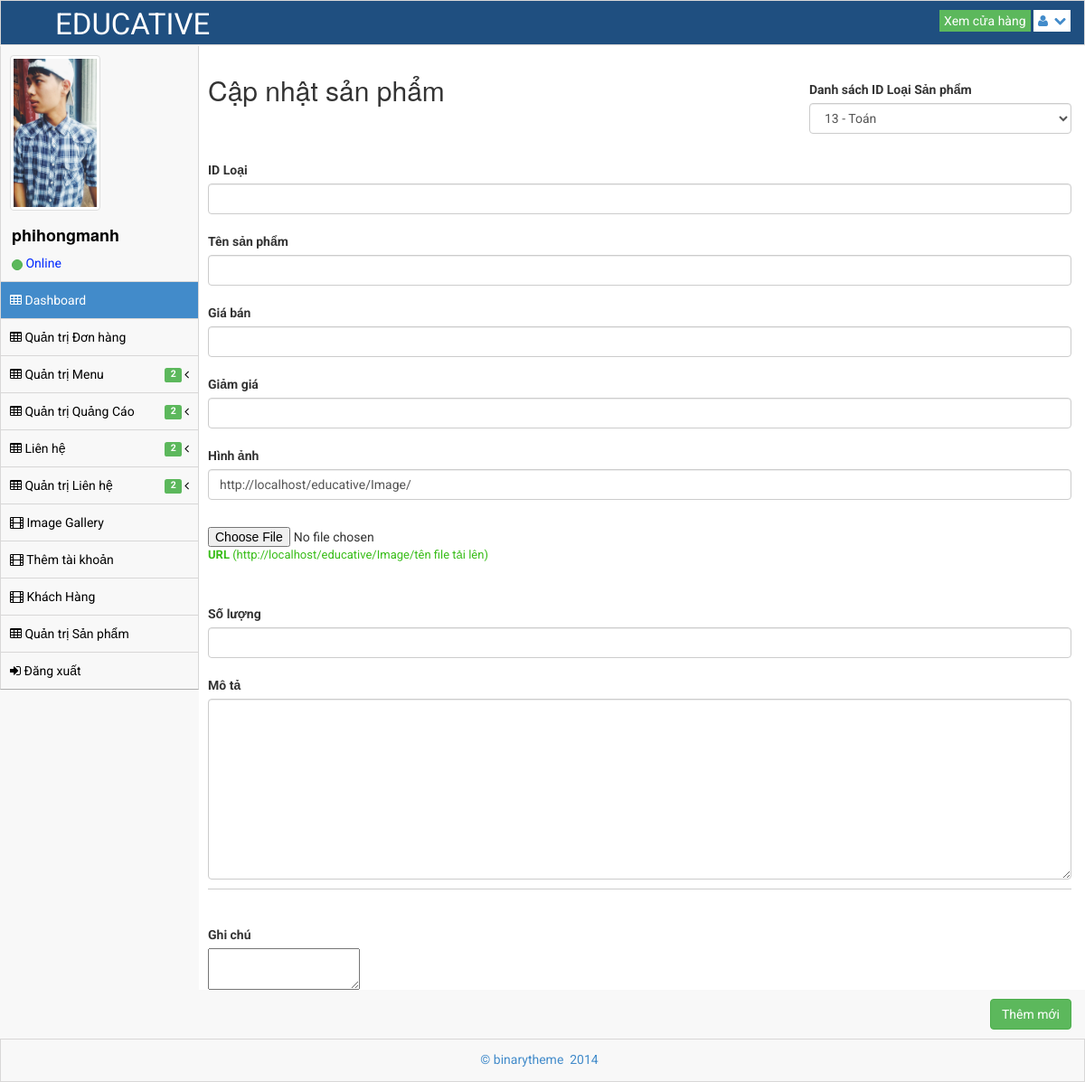
The page /admin/add-product.php (signed in) on the database its author committed.
### tables this page shows
CREATE TABLE `register` (
  `iid_register` int(64) NOT NULL,
  `vuser` varchar(128) NOT NULL,
  `vpass` varchar(128) NOT NULL,
  `vname` varchar(128) NOT NULL,
  `vmail` varchar(128) NOT NULL,
  `vava` varchar(128) NOT NULL,
  `vlever` varchar(128) NOT NULL
);

### admin/add-product.php (the view, shortened to what this page needs)
<!DOCTYPE html>
<html lang="en">
<head>
    <link rel="stylesheet" href="assets/plugins/bootstrap/css/bootstrap.css"/>
    <link rel="stylesheet" href="assets/css/main.css"/>
    <link rel="stylesheet" href="assets/css/theme.css"/>
    <link rel="stylesheet" href="assets/css/MoneAdmin.css"/>
    <link rel="stylesheet" href="assets/plugins/Font-Awesome/css/font-awesome.css"/>
    <link rel="stylesheet" href="assets/plugins/Font-Awesome/css/font-awesome.css"/>
    <link rel="stylesheet" href="assets/plugins/wysihtml5/dist/bootstrap-wysihtml5-0.0.2.css"/>
    <link rel="stylesheet" href="assets/css/Markdown.Editor.hack.css"/>
    <link rel="stylesheet" href="assets/plugins/CLEditor1_4_3/jquery.cleditor.css"/>
    <link rel="stylesheet" href="assets/css/jquery.cleditor-hack.css"/>
    <link rel="stylesheet" href="assets/css/bootstrap-wysihtml5-hack.css"/>
</head>
<body class="padTop53 ">
<div id="wrap">
    <?php include('header.php') ?>
    <?php include('sidebar.php') ?>
    <div id="content">
        <form name="form" action="add-product.php" method="post" enctype="multipart/form-data">
            <div class="inner">
                <div class="row">
                    <div class="col-lg-12">
                        <h2 class="add-h2">Cập nhật sản phẩm</h2>
                        <div class="form-group addform-group" style="float: right;    clear: none;">
                            <label class="control-label ">Danh sách ID Loại Sản phẩm</label>
                            <div class="">
                                <select  data-placeholder="Xem ID Loại" class="form-control chzn-select" tabindex="2">
                                    <?php
                                    include('../host.php');
                                    mysqli_set_charset($connect, "utf8");
                                    $sql_tdtest = mysqli_query($connect, "SELECT * FROM menu");
                                    while ($rowtest = mysqli_fetch_array($sql_tdtest)) {
                                        echo " <option value='#'> ".$rowtest['iid_menu'].' - '.$rowtest['vname']."</option>";
                                    }
                                    ?>
                                </select>
                            </div>
                        </div>
                    </div>
                </div>
                <label class="label-product">ID Loại</label>
                <input class="abc-form form-control animated slideInRight" value=""
                       type="text" name="add_idloai" autofocus="">
                <label class="label-product">Tên sản phẩm</label>
                <input class="abc-form form-control animated slideInRight" value=""
                       type="text" name="add_name">
                <label class="label-product">Giá bán</label>
                <input class="abc-form form-control animated slideInRight"
                       value="" type="text" name="add_giaban">
                <label class="label-product">Giảm giá</label>
                <input class="abc-form form-control animated slideInRight"
                       value="" type="text" name="add_giamgia">
                <label class="label-product">Hình ảnh</label>
                <input class="abc-form form-control animated slideInRight" value="http://localhost/educative/Image/"
                       type="text" name="add_hinhanh">
                <br>
                 <div class="form-group">
                    <input name="file" type="file" />
                     <span><B>URL </B> (http://localhost/educative/Image/tên file tải lên)</span>
                </div>
                <label class="label-product">Số lượng</label>
                <input class="abc-form form-control animated slideInRight" value=""
                       type="text" name="add_soluong">
                <label class="label-product">Mô tả</label>
                <div id="sample">
                    <textarea class="form-control area3" name="area3" style="width: 300px; height: 100px;">
                    </textarea>
                </div>
                <hr/>
                <label class="label-product">Ghi chú</label>
                <div class="adjoined-bottom">
                    <div class="grid-container">
                        <div class="grid-width-100">
                            <textarea name="ghichu_save" id="editor">
                            </textarea>
                        </div>
                    </div>
                </div>
            </div>
            <button type="submit" class="btn btn-success sb-save" name="submit-add">Thêm mới</button>
        </form>
    </div>
</div>
<div id="footer">
    <p>&copy; binarytheme &nbsp;2014 &nbsp;</p>
</div>
</body>
</html>

### admin/sidebar.php (shortened to what this page needs)
<div id="left" >
    <div class="media user-media well-small">
        <a class="user-link" href="#">
            <img class="media-object img-thumbnail user-img" alt="User Picture" src="<?php
            include('../host.php');
            mysqli_set_charset($connect, "utf8");
            $sql_td = mysqli_query($connect, 'select * from register where vuser="'.$_SESSION['vuser'].'"' );
            while ($row = mysqli_fetch_array($sql_td)) {
                echo $row['vava'];
            }
            ?>" />
        </a>
        <br />
        <div class="media-body">
            <h5 class="media-heading"><?php
                include('../host.php');
                mysqli_set_charset($connect, "utf8");
                $sql_td = mysqli_query($connect, 'select * from register where vuser="'.$_SESSION['vuser'].'"' );
                while ($row = mysqli_fetch_array($sql_td)) {
                    echo $row['vuser'];
                }
                ?></h5>
            <ul class="list-unstyled user-info">
                <li>
                    <a class="btn btn-success btn-xs btn-circle" style="width: 10px;height: 12px;"></a> Online
                </li>
            </ul>
        </div>
        <br />
    </div>
    <ul id="menu" class="collapse">
        <?php
            if(isset($_SESSION['vuser']) && $_SESSION['vlever']==1 ){
                echo '<li class="panel active">
            <a href="index.php" >
                <i class="icon-table"></i> Dashboard
            </a>
        </li>
        <li><a href="cart-list.php"><i class="icon-table"></i> Quản trị Đơn hàng</a></li>
        <li class="panel ">
            <a href="#" data-parent="#menu" data-toggle="collapse" class="accordion-toggle collapsed" data-target="#form-nav">
                <i class="icon-table"></i> Quản trị Menu
                        <span class="pull-right">
                            <i class="icon-angle-left"></i>
                        </span>
                &nbsp; <span class="label label-success">2</span>&nbsp;
            </a>
        </li>
        <li class="panel ">
            <a href="#" data-parent="#menu" data-toggle="collapse" class="accordion-toggle collapsed" data-target="#ads-nav">
                <i class="icon-table"></i> Quản trị Quảng Cáo
                        <span class="pull-right">
                            <i class="icon-angle-left"></i>
                        </span>
                &nbsp; <span class="label label-success">2</span>&nbsp;
            </a>
        </li>
        <li class="panel ">
            <a href="#" data-parent="#menu" data-toggle="collapse" class="accordion-toggle collapsed" data-target="#kh-nav">
                <i class="icon-table"></i> Liên hệ
                        <span class="pull-right">
                            <i class="icon-angle-left"></i>
                        </span>
                &nbsp; <span class="label label-success">2</span>&nbsp;
            </a>
        </li>
        <li class="panel ">
            <a href="#" data-parent="#menu" data-toggle="collapse" class="accordion-toggle collapsed" data-target="#lh-nav">
                <i class="icon-table"></i> Quản trị Liên hệ
                        <span class="pull-right">
                            <i class="icon-angle-left"></i>
                        </span>
                &nbsp; <span class="label label-success">2</span>&nbsp;
            </a>
        </li>
        <li><a href="gallery.php"><i class="icon-film"></i> Image Gallery </a></li>
        <li><a href="add-user.php"><i class="icon-film"></i> Thêm tài khoản </a></li>
        <li><a href="khachhang.php"><i class="icon-film"></i> Khách Hàng </a></li>
        <li><a href="product-list.php"><i class="icon-table"></i> Quản trị Sản phẩm</a></li>
        <li><a href="../logout.php"><i class="icon-signin"></i> Đăng xuất </a></li>';
            }else if(isset($_SESSION['vuser']) && $_SESSION['vlever']==2){
                echo '<li class="panel active">
            <a href="index.php" >
                <i class="icon-table"></i> Dashboard
            </a>
        </li>
        <li><a href="cart-list.php"><i class="icon-table"></i> Quản trị Đơn hàng</a></li>
            <li class="panel ">
            <a href="#" data-parent="#menu" data-toggle="collapse" class="accordion-toggle collapsed" data-target="#form-nav">
                <i class="icon-table"></i> Quản trị Menu
                        <span class="pull-right">
                            <i class="icon-angle-left"></i>
                        </span>
                &nbsp; <span class="label label-success">2</span>&nbsp;
            </a>
            <ul class="collapse" id="form-nav">
                <li class=""><a href="add-menu.php"><i class="icon-angle-right"></i> Thêm mới Menu </a></li>
                <li class=""><a href="menu-list.php"><i class="icon-angle-right"></i> Danh sách Menu </a></li>
            </ul>
        </li>
        <li class="panel ">
            <a href="#" data-parent="#menu" data-toggle="collapse" class="accordion-toggle collapsed" data-target="#ads-nav">
                <i class="icon-table"></i> Quản trị Quảng Cáo
                        <span class="pull-right">
                            <i class="icon-angle-left"></i>
                        </span>
                &nbsp; <span class="label label-success">2</span>&nbsp;
            </a>
            <ul class="collapse" id="ads-nav">
                <li class=""><a href="ads-list.php"><i class="icon-angle-right"></i> Chỉnh sửa Banner Trái </a></li>
                <li class=""><a href="slideshow-list.php"><i class="icon-angle-right"></i> Chỉnh sửa Slideshow </a></li>
            </ul>
        </li>
        <li class="panel ">
            <a href="#" data-parent="#menu" data-toggle="collapse" class="accordion-toggle collapsed" data-target="#kh-nav">
                <i class="icon-table"></i> Quản trị Khách hàng
                        <span class="pull-right">
                            <i class="icon-angle-left"></i>
                        </span>
                &nbsp; <span class="label label-success">2</span>&nbsp;
            </a>
            <ul class="collapse" id="kh-nav">
                <li class=""><a href="contact-list.php"><i class="icon-angle-right"></i> Nhận thông tin mới </a></li>
                <li class=""><a href="send-user-list.php"><i class="icon-angle-right"></i> Khách hàng phản hồi  </a></li>
            </ul>
        </li>
        <li class="panel ">
            <a href="#" data-parent="#menu" data-toggle="collapse" class="accordion-toggle collapsed" data-target="#lh-nav">
                <i class="icon-table"></i> Quản trị Liên hệ
                        <span class="pull-right">
                            <i class="icon-angle-left"></i>
                        </span>
                &nbsp; <span class="label label-success">2</span>&nbsp;
            </a>
            <ul class="collapse" id="lh-nav">
                <li class=""><a href="branch-list.php"><i class="icon-angle-right"></i> Quản lý chi nhánh </a></li>
                <li class=""><a href="send-user-list.php"><i class="icon-angle-right"></i> Khách hàng phản hồi  </a></li>
            </ul>
        </li>
        <li><a href="gallery.php"><i class="icon-film"></i> Image Gallery </a></li>
        <li><a href="product-list.php"><i class="icon-table"></i> Quản trị Sản phẩm</a></li>
        <li><a href="../logout.php"><i class="icon-signin"></i> Đăng xuất </a></li>';
            }else if(isset($_SESSION['vuser']) && $_SESSION['vlever']==3){
                echo '<li class="panel active">
            <a href="index.php" >
                <i class="icon-table"></i> Dashboard
            </a>
        </li>
        <li class="panel ">
            <a href="#" data-parent="#menu" data-toggle="collapse" class="accordion-toggle collapsed" data-target="#ads-nav">
                <i class="icon-table"></i> Quản trị Quảng Cáo
                        <span class="pull-right">
                            <i class="icon-angle-left"></i>
                        </span>
                &nbsp; <span class="label label-success">2</span>&nbsp;
            </a>
            <ul class="collapse" id="ads-nav">
                <li class=""><a href="ads-list.php"><i class="icon-angle-right"></i> Chỉnh sửa Banner Trái </a></li>
                <li class=""><a href="slideshow-list.php"><i class="icon-angle-right"></i> Chỉnh sửa Slideshow </a></li>
            </ul>
        </li>
        <li><a href="gallery.php"><i class="icon-film"></i> Image Gallery </a></li>
        <li><a href="product-list.php"><i class="icon-table"></i> Quản trị Sản phẩm</a></li>
        <li><a href="../logout.php"><i class="icon-signin"></i> Đăng xuất </a></li>';
            }else{
            }
        ?>
    </ul>
</div>

### admin/assets/css/MoneAdmin.css (style rules this page uses)
body { background-color: #f8f8f8; }
.btn-circle { width: 30px; height: 30px; padding: 6px 0; border-radius: 15px; text-align: center; font-size: 12px; line-height: 1.428571429; }

### rows shown on the page
register: vava (picture), vuser "phihongmanh"

### other values the page prints
form field value "13 - Toán"
